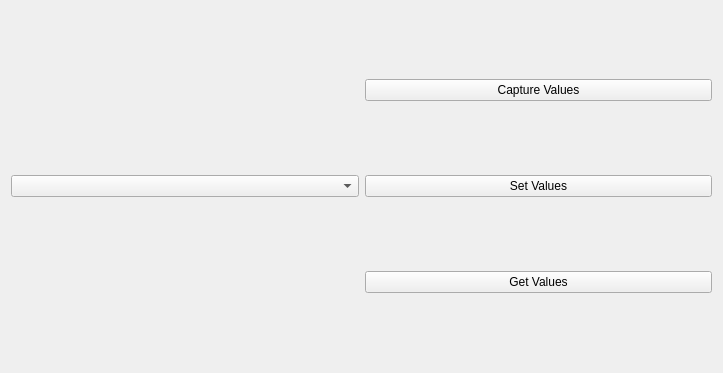
<?xml version="1.0" encoding="UTF-8"?>
<ui version="4.0">
 <class>Widget</class>
 <widget class="QWidget" name="Widget">
  <property name="geometry">
   <rect>
    <x>0</x>
    <y>0</y>
    <width>723</width>
    <height>373</height>
   </rect>
  </property>
  <property name="windowTitle">
   <string>Widget</string>
  </property>
  <layout class="QHBoxLayout" name="horizontalLayout">
   <item>
    <widget class="QComboBox" name="comboBox">
     <property name="editable">
      <bool>false</bool>
     </property>
    </widget>
   </item>
   <item>
    <layout class="QVBoxLayout" name="verticalLayout">
     <item>
      <widget class="QPushButton" name="CaptureValuepushButton">
       <property name="text">
        <string>Capture Values</string>
       </property>
      </widget>
     </item>
     <item>
      <widget class="QPushButton" name="SetValuepushButton">
       <property name="text">
        <string>Set Values</string>
       </property>
      </widget>
     </item>
     <item>
      <widget class="QPushButton" name="GetValuepushButton">
       <property name="text">
        <string>Get Values</string>
       </property>
      </widget>
     </item>
    </layout>
   </item>
  </layout>
 </widget>
 <resources/>
 <connections/>
</ui>
